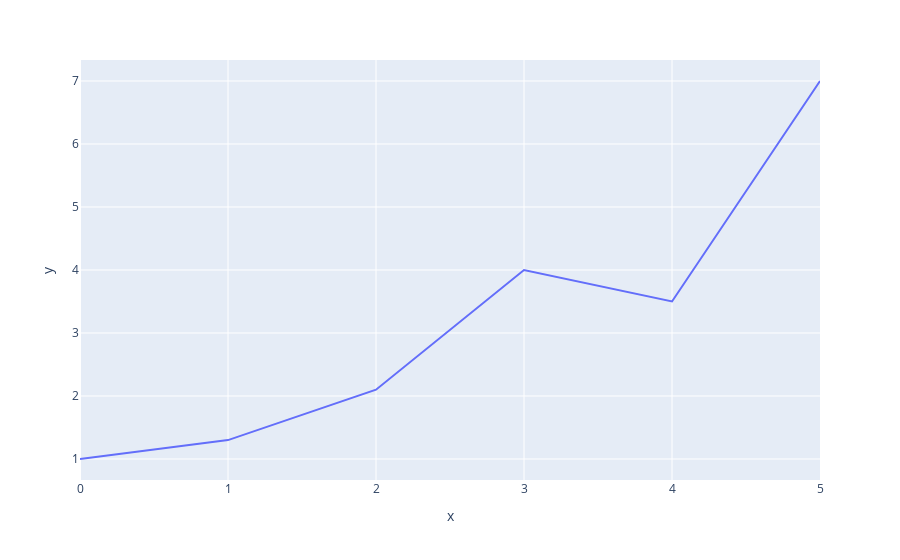

The notebook cell saved with this chart:
### Code cell
import plotly.express as px

# Пример данных
data = [1, 1.3, 2.1, 4, 3.5, 7]

# Построить график
fig = px.line(y=data)

# Показать график
fig.show()

### Figure 1 — Plotly figure (JSON) as saved in the notebook; plotly's stock layout.template omitted (floating-point values rounded to 4 significant figures)
{"data": [{"hovertemplate": "x=%{x}<br>y=%{y}<extra></extra>", "legendgroup": "", "line": {"color": "#636efa", "dash": "solid"}, "marker": {"symbol": "circle"}, "mode": "lines", "name": "", "orientation": "v", "showlegend": false, "type": "scatter", "x": [0, 1, 2, 3, 4, 5], "xaxis": "x", "y": [1, 1.3, 2.1, 4, 3.5, 7], "yaxis": "y"}], "layout": {"legend": {"tracegroupgap": 0}, "margin": {"t": 60}, "xaxis": {"anchor": "y", "domain": [0, 1], "title": {"text": "x"}}, "yaxis": {"anchor": "x", "domain": [0, 1], "title": {"text": "y"}}}}
